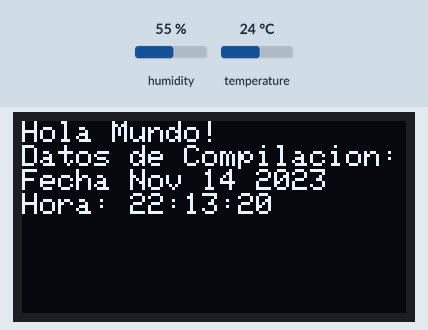
Simulated run of this sketch. Board: ESP32. On the bench: 128×64 one-colour display. Inputs (shaded band) come from the test bench; at power-on: humidity 55 %, temperature 24 °C. What the sketch prints to the serial monitor is not drawn.

Above: at 1.1 s.
At 7.2 s:
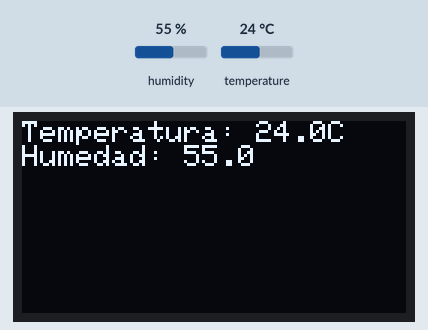
7.3 s: humidity set to 22 %
At 8.8 s:
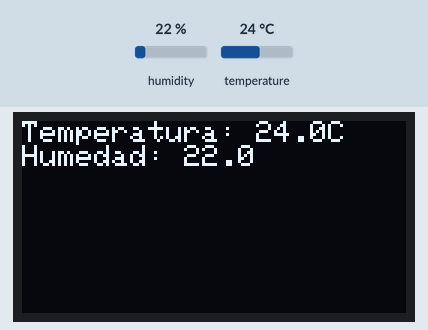
9.6 s: temperature set to 12 °C
At 10.9 s:
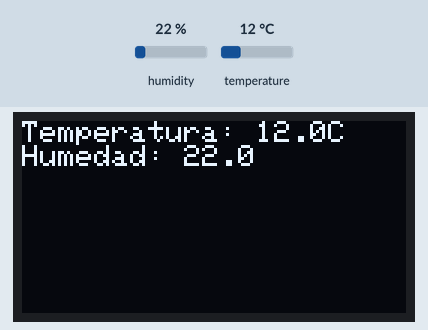
11.9 s: humidity set to 40 %
At 13.0 s:
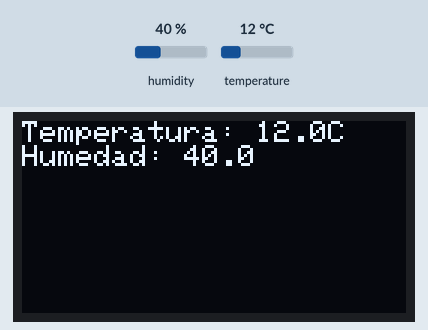
14.2 s: temperature set to 19 °C
Timing chart, 0 to 17.2 s (numbered marks = the images above; inputs shaded):
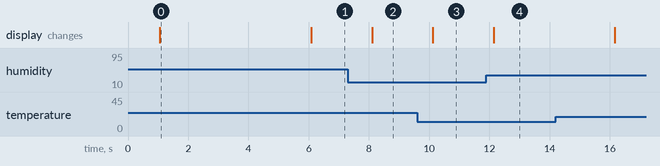

The sketch:

Display_con_Sensor_HyT.ino
```cpp
#include <DHT.h>
#include <DHT_U.h>

#include <Adafruit_GFX.h>
#include <Adafruit_SH110X.h>
#include <splash.h>

#include "config.h"

Adafruit_SH1106G display = Adafruit_SH1106G(SCREEN_WIDTH, SCREEN_HEIGHT, &Wire);

DHT dht(DHT_PIN, DHT22);

void dhtInit(){
  dht.begin();
  float temp = dht.readTemperature();
  float hum = dht.readHumidity();
  Serial.printf("Temperatura: %d°C\tHumedad: %d%\n",
                (int)temp,
                (int)hum);
}

void displayInit(){
  display.begin(0x3C, true); // Address 0x3C default
  display.clearDisplay();
  display.setTextSize(1);
  display.setTextColor(SH110X_WHITE);
  display.setCursor(0,0);
  display.println(F("Hola Mundo!"));
  display.println(F("Datos de Compilacion:"));
  display.printf("Fecha %s\n",__DATE__);
  display.printf("Hora: %s\n",__TIME__);
  display.display();
}

void setup() {
  Serial.begin(BAUDRATE);
  delay(1000);
  Serial.println(F("Iniciando Display..."));
  displayInit();
  Serial.println(F("Iniciando Sensor de humedad y temperatura..."));
  dhtInit();
  delay(5000);
}

void loop() {
  display.clearDisplay();
  display.setCursor(0,0);
  display.printf("Temperatura: %.1fC\nHumedad: %.1f \n",
                  dht.readTemperature(),
                  dht.readHumidity());
  display.display();
  delay(100);
}
```

config.h
```cpp
//#include <Arduino.h>
//#pragma once

// BAUDRATE
const long BAUDRATE = 115200;

// PARPADEO
const int BLINK_OK = 250;

// OLED
const int SCREEN_WIDTH = 128; // OLED display width, in pixels
const int SCREEN_HEIGHT = 64; // OLED display height, in pixels
#define LINEA_BLANCO  F("                    ")

// PINOUT
// PINOUT
const int DHT_PIN = GPIO_NUM_33;        // ADC1_5
const int PIN_ADC = GPIO_NUM_32;        // ADC1_4
const int PIN_ENC_A = GPIO_NUM_18;      //
const int PIN_ENC_B = GPIO_NUM_5;       //
const int PIN_ENC_PUSH = GPIO_NUM_19;   //
const int PIN_LED_R = GPIO_NUM_23;      //
const int PIN_LED_G = GPIO_NUM_1;       // TX0!
//const int PIN_SERVO_1 = GPIO_NUM_4;   // ADC2_0
//const int PIN_SERVO_2 = GPIO_NUM_15;  // ADC2_3
//const int PIN_SERVO_3 = GPIO_NUM_13;  // ADC2_4
//const int PIN_SERVO_4 = GPIO_NUM_12;  // ADC2_5
//const int PIN_SERVO_5 = GPIO_NUM_14;  // ADC2_6

/* NO ES POSIBLE USAR WIFI Y SERVOS AL MISMO TIEMPO*/
```

Measured:
- after the input at 7.3 s, the display: changes after 0.81 s (image 2)
- after the input at 9.6 s, the display: changes after 0.52 s (image 3)
- after the input at 11.9 s, the display: changes after 0.24 s (image 4)
- what the display in image 0 shows lasts 5.0 s, from 1.1 s to 6.1 s
